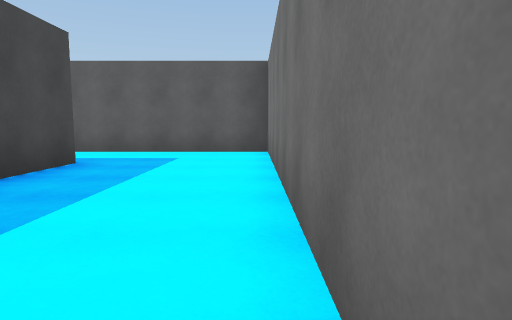
[1] (above)

12 first-person views from a walk through a 3-D level made in the Unity game engine. The camera is 1.2 m above the floor, tilts 6° down and sees 75° across. The floor is counted in squares, 2 m on a side. Each view is taken from the middle of a square. On the plan, view 1 faces up. The plan holds only what a view shows up to about 10 squares ahead; the rest is blank. Surface patterns are stand-ins for the level's own textures.

[2]
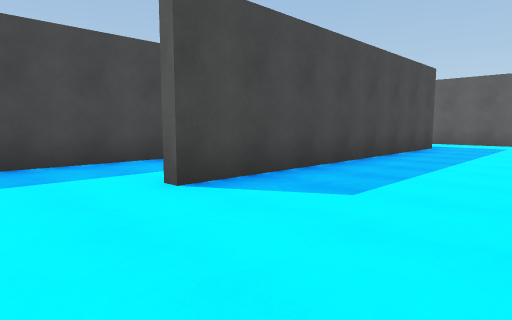

[3]
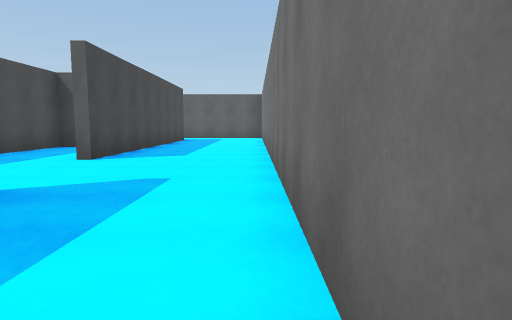

[4]
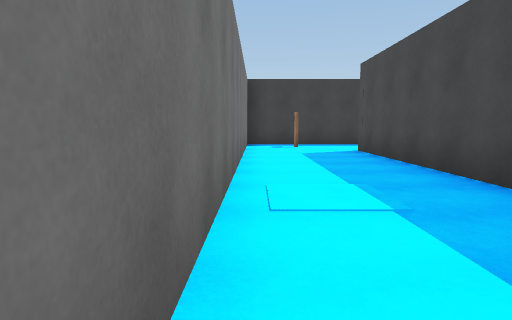

[5]
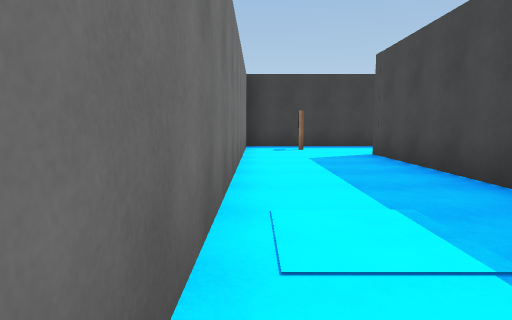

[6]
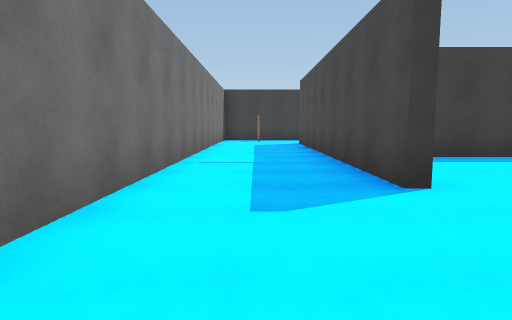

[7]
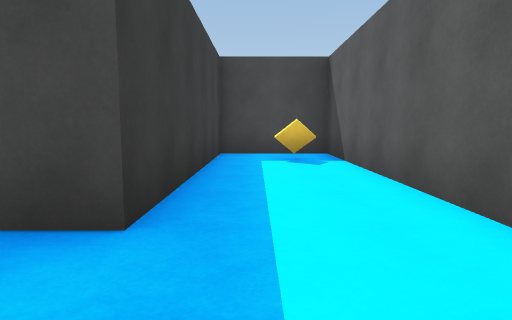

[8]
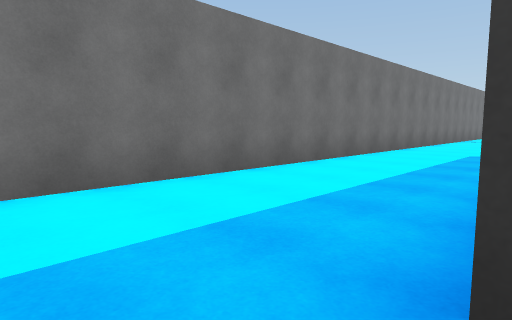

[9]
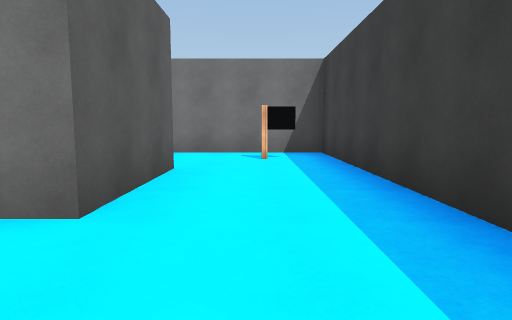

[10]
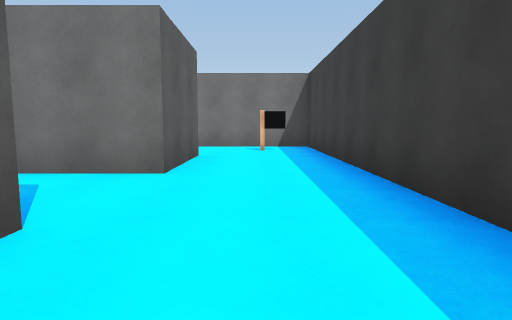

[11]
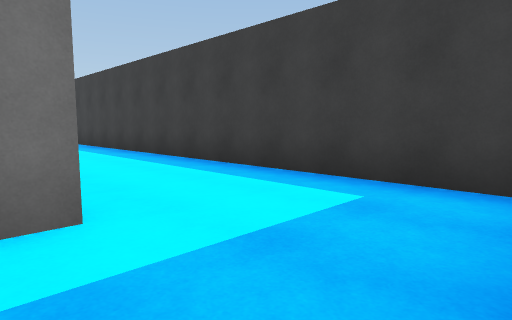

[12]
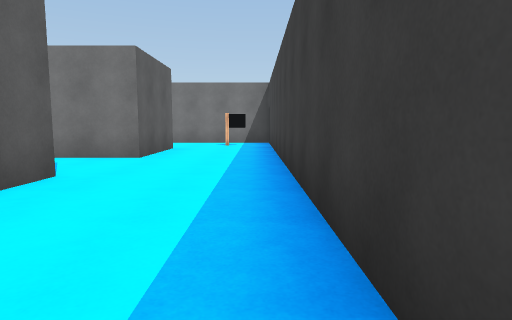

### Floor plan
Key: @ floor where view 1 was taken; # wall or solid block; . floor.
Columns run from 12 left of view 1 to 1 right of it. Each row starts with its distance up from view 1.
  8     ##########
  7     #........#
  6     #........#
  5     ######...#
  4          #...#
  3          #...#
  2          #...#
  1        ###...#
  0        #.#..@#
 -1        #.#...#
 -2        #.#...#
 -3        #.....#
 -4         .....#
 -5         ..#..#
 -6         ..#..#
 -7        .. #..#
 -8       #####..#
 -9           #..#
-10           #..#
-11        #  #..#
-12 ..####.#  #..#
-13  ......####..#
-14  ..........#.#
-15  ............#
-16 ##############

Where each view was taken, in squares from view 1:
view 1: 0 up, 0 right, facing up
view 2: 4 down, 0 right, facing up-left
view 3: 8 down, 0 right, facing up
view 4: 5 down, 0 right, facing down
view 5: 6 down, 0 right, facing down
view 6: 2 down, 1 left, facing down
view 7: 6 up, 1 left, facing left
view 8: 6 up, 3 left, facing down-right
view 9: 14 down, 7 left, facing right
view 10: 14 down, 9 left, facing right
view 11: 12 down, 12 left, facing down-right
view 12: 15 down, 11 left, facing right
